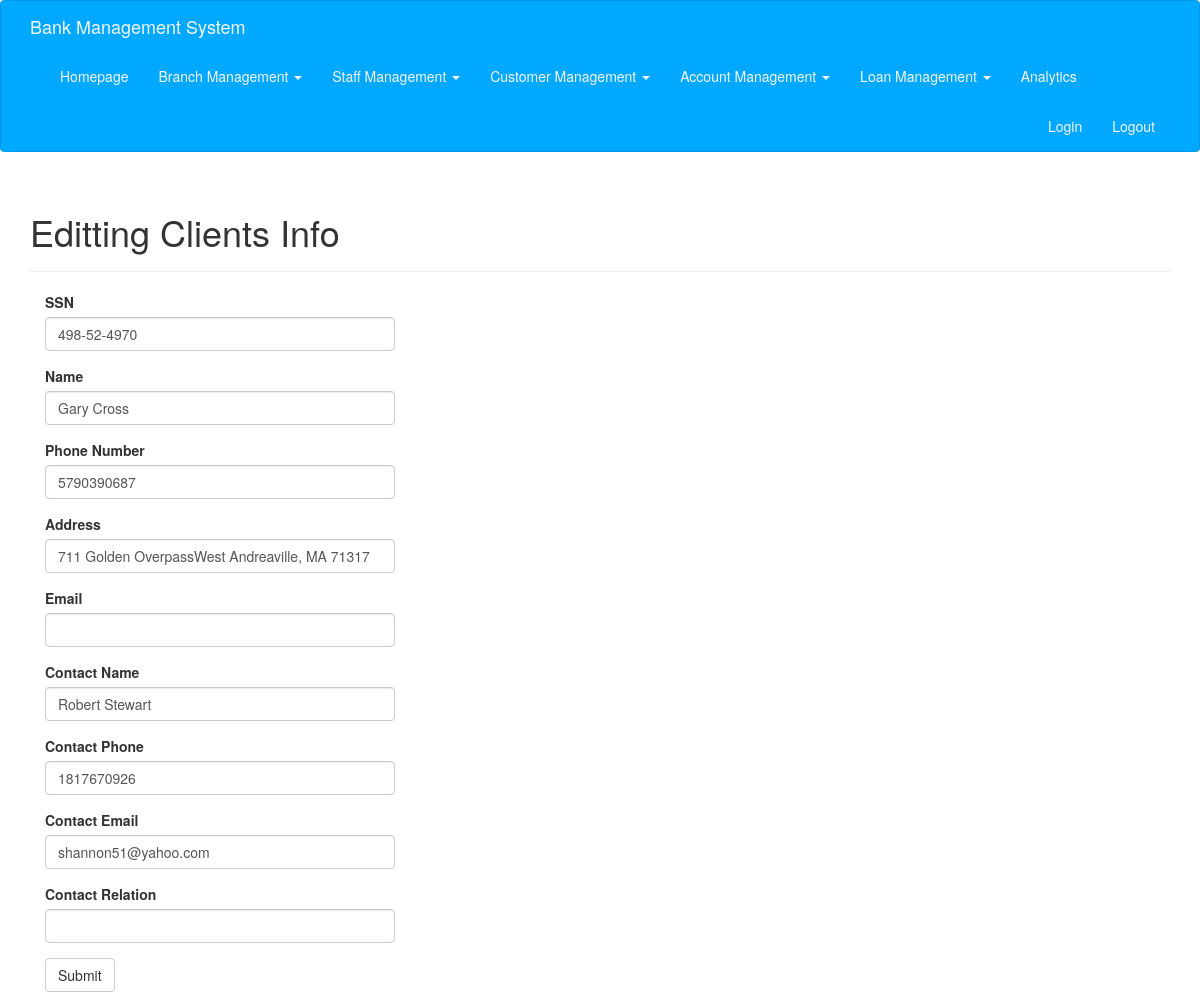
The page /client_edit/498-52-4970 (signed in) on the database its author committed.
### app/models.py (models this page shows)
class Client(db.Model):
    __tablename__ = 'clients'
    id = db.Column(db.String(20), primary_key=True)
    name = db.Column(db.String(20))
    phone = db.Column(db.String(15))
    address = db.Column(db.String(256))
    email = db.Column(db.String(30), default='')
    contact_name = db.Column(db.String(20))
    contact_phone = db.Column(db.String(15), default='')
    contact_email = db.Column(db.String(30), default='')
    contact_relation = db.Column(
        db.String(40), default='Prefer not to disclose')
    loans = db.relationship(
        'HasLoan',
        foreign_keys=[HasLoan.client_id],
        backref=db.backref('client', lazy='joined'),
        lazy='dynamic',
        cascade='all, delete-orphan'
    )
    saving_accounts = db.relationship(
        'ClientSaving',
        foreign_keys=[ClientSaving.client_id],
        backref=db.backref('client', lazy='joined'),
        lazy='dynamic',
        cascade='all, delete-orphan'
    )
    check_accounts = db.relationship(
        'ClientCheck',
        foreign_keys=[ClientCheck.client_id],
        backref=db.backref('client', lazy='joined'),
        lazy='dynamic',
        cascade='all, delete-orphan'
    )

### app/main/views.py (the view, shortened to what this page needs)
@main.route('/client_edit/<string:client_id>', methods=['GET', 'POST'])
@login_required
def client_edit(client_id):
    form = ClientEditForm()
    if client_id != 'create':
        client = Client.query.filter_by(id=client_id).first_or_404()
        form.id.data = client.id
        form.name.data = client.name
        form.phone.data = client.phone
        form.address.data = client.address
        form.contact_name.data = client.contact_name
        form.contact_phone.data = client.contact_phone
        form.contact_email.data = client.contact_email
        form.contact_relation = client.contact_relation
    return render_template('client_edit.html', form=form)

### app/main/forms.py
class ClientEditForm(FlaskForm):
    id = StringField("SSN", validators=[
        InputRequired(),
        Regexp(r'^(?!000|.+0{4})(?:\d{9}|\d{3}-\d{2}-\d{4})$', 0,
            "SSN is invalid")
    ])
    name = StringField("Name", validators=[InputRequired()])
    phone = StringField("Phone Number", validators=[InputRequired()])
    address = StringField("Address", validators=[InputRequired()])
    email = StringField("Email", validators=[InputRequired()])
    contact_name = StringField("Contact Name", validators=[InputRequired()])
    contact_phone = StringField("Contact Phone")
    contact_email = StringField("Contact Email", validators=[Optional(), Email()])
    contact_relation = StringField("Contact Relation")
    submit = SubmitField("Submit")

### app/models.py (called while the page is built)
@login_manager.user_loader
def load_user(user_id):
    return SystemUser.query.get(user_id)

### app/templates/client_edit.html (shortened to what this page needs)
{% extends "base.html" %}
{% import "bootstrap/wtf.html" as wtf %}
{% block page_content %}
<div class="page-header">
    <h1>Editting Clients Info</h1>
</div>
<div class="col-md-4">
    {{ wtf.quick_form(form) }}
</div>
{% endblock %}

### rows shown on the page
Client: id "498-52-4970", name "Gary Cross", phone "5790390687", address "711 Golden OverpassWest Andreaville, MA 71317", contact_name "Robert Stewart", contact_phone "1817670926", contact_email "shannon51@yahoo.com"
